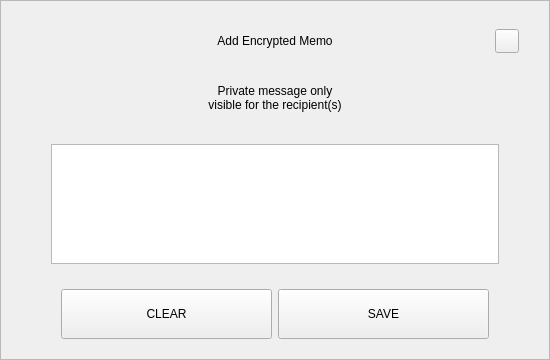
<?xml version="1.0" encoding="UTF-8"?>
<ui version="4.0">
 <class>SendMemoDialog</class>
 <widget class="QDialog" name="SendMemoDialog">
  <property name="geometry">
   <rect>
    <x>0</x>
    <y>0</y>
    <width>550</width>
    <height>360</height>
   </rect>
  </property>
  <property name="windowTitle">
   <string notr="true">N/A</string>
  </property>
  <layout class="QVBoxLayout" name="verticalLayout">
   <property name="spacing">
    <number>0</number>
   </property>
   <property name="leftMargin">
    <number>0</number>
   </property>
   <property name="topMargin">
    <number>0</number>
   </property>
   <property name="rightMargin">
    <number>0</number>
   </property>
   <property name="bottomMargin">
    <number>0</number>
   </property>
   <item>
    <widget class="QFrame" name="frame">
     <property name="styleSheet">
      <string notr="true"/>
     </property>
     <property name="frameShape">
      <enum>QFrame::StyledPanel</enum>
     </property>
     <property name="frameShadow">
      <enum>QFrame::Raised</enum>
     </property>
     <layout class="QVBoxLayout" name="verticalLayout_2" stretch="0,0,0,0,0,0">
      <property name="spacing">
       <number>0</number>
      </property>
      <property name="leftMargin">
       <number>30</number>
      </property>
      <property name="topMargin">
       <number>20</number>
      </property>
      <property name="rightMargin">
       <number>30</number>
      </property>
      <property name="bottomMargin">
       <number>20</number>
      </property>
      <item>
       <layout class="QHBoxLayout" name="horizontalLayout_3">
        <property name="spacing">
         <number>0</number>
        </property>
        <item>
         <spacer name="horizontalSpacer_2">
          <property name="orientation">
           <enum>Qt::Horizontal</enum>
          </property>
          <property name="sizeHint" stdset="0">
           <size>
            <width>40</width>
            <height>20</height>
           </size>
          </property>
         </spacer>
        </item>
        <item>
         <widget class="QLabel" name="labelTitle">
          <property name="minimumSize">
           <size>
            <width>0</width>
            <height>40</height>
           </size>
          </property>
          <property name="maximumSize">
           <size>
            <width>16777215</width>
            <height>40</height>
           </size>
          </property>
          <property name="styleSheet">
           <string notr="true">padding-left:24px;</string>
          </property>
          <property name="text">
           <string notr="true">Add Encrypted Memo</string>
          </property>
          <property name="alignment">
           <set>Qt::AlignCenter</set>
          </property>
          <property name="margin">
           <number>7</number>
          </property>
         </widget>
        </item>
        <item>
         <spacer name="horizontalSpacer">
          <property name="orientation">
           <enum>Qt::Horizontal</enum>
          </property>
          <property name="sizeHint" stdset="0">
           <size>
            <width>40</width>
            <height>20</height>
           </size>
          </property>
         </spacer>
        </item>
        <item>
         <widget class="QPushButton" name="btnEsc">
          <property name="minimumSize">
           <size>
            <width>24</width>
            <height>24</height>
           </size>
          </property>
          <property name="maximumSize">
           <size>
            <width>24</width>
            <height>24</height>
           </size>
          </property>
          <property name="focusPolicy">
           <enum>Qt::NoFocus</enum>
          </property>
          <property name="text">
           <string/>
          </property>
         </widget>
        </item>
       </layout>
      </item>
      <item alignment="Qt::AlignHCenter">
       <widget class="QLabel" name="labelMessage">
        <property name="minimumSize">
         <size>
          <width>0</width>
          <height>50</height>
         </size>
        </property>
        <property name="text">
         <string>Private message only visible for the recipient(s)</string>
        </property>
        <property name="alignment">
         <set>Qt::AlignCenter</set>
        </property>
        <property name="wordWrap">
         <bool>true</bool>
        </property>
       </widget>
      </item>
      <item>
       <spacer name="verticalSpacer_3">
        <property name="orientation">
         <enum>Qt::Vertical</enum>
        </property>
        <property name="sizeType">
         <enum>QSizePolicy::Fixed</enum>
        </property>
        <property name="sizeHint" stdset="0">
         <size>
          <width>20</width>
          <height>10</height>
         </size>
        </property>
       </spacer>
      </item>
      <item>
       <layout class="QHBoxLayout" name="horizontalLayout_2">
        <property name="spacing">
         <number>0</number>
        </property>
        <property name="leftMargin">
         <number>20</number>
        </property>
        <property name="rightMargin">
         <number>20</number>
        </property>
        <item>
         <widget class="QTextEdit" name="textEdit">
          <property name="maximumSize">
           <size>
            <width>16777215</width>
            <height>120</height>
           </size>
          </property>
          <property name="horizontalScrollBarPolicy">
           <enum>Qt::ScrollBarAlwaysOff</enum>
          </property>
          <property name="documentTitle">
           <string notr="true"/>
          </property>
          <property name="html">
           <string notr="true">&lt;!DOCTYPE HTML PUBLIC &quot;-//W3C//DTD HTML 4.0//EN&quot; &quot;http://www.w3.org/TR/REC-html40/strict.dtd&quot;&gt;
&lt;html&gt;&lt;head&gt;&lt;meta name=&quot;qrichtext&quot; content=&quot;1&quot; /&gt;&lt;style type=&quot;text/css&quot;&gt;
p, li { white-space: pre-wrap; }
&lt;/style&gt;&lt;/head&gt;&lt;body style=&quot; font-family:'.SF NS Text'; font-size:13pt; font-weight:400; font-style:normal;&quot;&gt;
&lt;p style=&quot;-qt-paragraph-type:empty; margin-top:0px; margin-bottom:0px; margin-left:0px; margin-right:0px; -qt-block-indent:0; text-indent:0px;&quot;&gt;&lt;br /&gt;&lt;/p&gt;&lt;/body&gt;&lt;/html&gt;</string>
          </property>
         </widget>
        </item>
       </layout>
      </item>
      <item>
       <spacer name="verticalSpacer">
        <property name="orientation">
         <enum>Qt::Vertical</enum>
        </property>
        <property name="sizeType">
         <enum>QSizePolicy::Fixed</enum>
        </property>
        <property name="sizeHint" stdset="0">
         <size>
          <width>20</width>
          <height>25</height>
         </size>
        </property>
       </spacer>
      </item>
      <item>
       <layout class="QHBoxLayout" name="horizontalLayout" stretch="2,2">
        <property name="spacing">
         <number>6</number>
        </property>
        <property name="leftMargin">
         <number>30</number>
        </property>
        <property name="rightMargin">
         <number>30</number>
        </property>
        <item>
         <widget class="QPushButton" name="btnCancel">
          <property name="minimumSize">
           <size>
            <width>180</width>
            <height>50</height>
           </size>
          </property>
          <property name="focusPolicy">
           <enum>Qt::NoFocus</enum>
          </property>
          <property name="text">
           <string notr="true">CLEAR</string>
          </property>
         </widget>
        </item>
        <item>
         <widget class="QPushButton" name="btnSave">
          <property name="minimumSize">
           <size>
            <width>180</width>
            <height>50</height>
           </size>
          </property>
          <property name="focusPolicy">
           <enum>Qt::NoFocus</enum>
          </property>
          <property name="text">
           <string>SAVE</string>
          </property>
         </widget>
        </item>
       </layout>
      </item>
     </layout>
    </widget>
   </item>
  </layout>
 </widget>
 <resources/>
 <connections/>
</ui>
